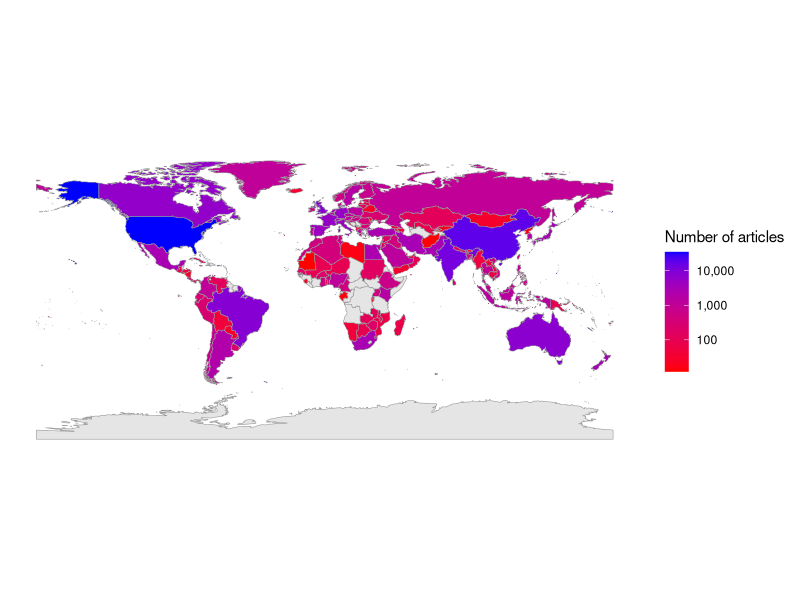

Write R code to recreate this figure.
################################################################################
#                                                                              #
#   World map of the number of articles per country                            #
#   (figures/world_map_publications.png)                                       #
#                                                                              #
#   Article counts per country are taken from the Scopus search results.       #
#                                                                              #
################################################################################

library(sf)
library(dplyr)
library(ggplot2)
library(rnaturalearth)

# -----------------------------
# 1. Create dataframe
# -----------------------------

data <- tribble(
  ~country, ~articles,
  "United States", 34860,
  "China", 18118,
  "India", 11846,
  "United Kingdom", 8492,
  "Brazil", 8370,
  "Australia", 7159,
  "Canada", 6068,
  "France", 5315,
  "Germany", 5079,
  "Italy", 4697,
  "Spain", 4424,
  "Japan", 3368,
  "New Zealand", 3291,
  "Iran", 3017,
  "Pakistan", 2902,
  "Mexico", 2879,
  "South Africa", 2857,
  "Turkey", 2642,
  "Netherlands", 2600,
  "Egypt", 2502,
  "Switzerland", 2469,
  "Argentina", 2070,
  "Belgium", 1966,
  "South Korea", 1814,
  "Kenya", 1645,
  "Sweden", 1632,
  "Indonesia", 1511,
  "Czech Republic", 1505,
  "Poland",1387,
  "Greece",1370,
  "Israel",1351,
  "Saudi Arabia",1280,
  "Nigeria",1234,
  "Denmark",1135,
  "Colombia",1099,
  "Malaysia",1077,
  "Russian Federation",1047,
  "Austria",954,
  "Thailand",952,
  "Portugal",911,
  "Hungary",879,
  "Philippines",827,
  "Chile",771,
  "Taiwan",768,
  "Finland",745,
  "Ethiopia",640,
  "Norway",602,
  "Benin",558,
  "Viet Nam",545,
  "Tunisia",545,
  "Ghana",538,
  "Bangladesh",529,
  "Tanzania",517,
  "Morocco",493,
  "Serbia",455,
  "Uganda",450,
  "Iraq",424,
  "Cameroon",420,
  "Ireland",419,
  "Algeria",395,
  "Romania",380,
  "Bulgaria",363,
  "Slovenia",342,
  "Ecuador",314,
  "Croatia",314,
  "Slovakia",304,
  "Peru",288,
  "Costa Rica",268,
  "Ukraine",264,
  "Sri Lanka",234,
  "Uruguay",228,
  "Burkina Faso",213,
  "Zimbabwe",210,
  "Senegal",210,
  "Syrian Arab Republic",182,
  "Nepal",167,
  "Sudan",161,
  "Estonia",156,
  "Jordan",148,
  "Lithuania",145,
  "Cote d'Ivoire",144,
  "Venezuela",137,
  "Singapore",135,
  "Panama",133,
  "Cuba",132,
  "Kazakhstan",130,
  "Zambia",124,
  "Malawi",121,
  "Puerto Rico",114,
  "Trinidad and Tobago",104,
  "United Arab Emirates",97,
  "Hong Kong",96,
  "Oman",95,
  "Niger",95,
  "Mali",94,
  "Lebanon",93,
  "Rwanda",90,
  "Papua New Guinea",89,
  "Botswana",89,
  "Cyprus",86,
  "Uzbekistan",84,
  "Latvia",83,
  "Madagascar",72,
  "Togo",70,
  "Georgia",70,
  "Mozambique",69,
  "Guatemala",64,
  "Cambodia",57,
  "Myanmar",56,
  "Honduras",55,
  "Democratic Republic Congo",52,
  "Qatar",47,
  "Palestine",46,
  "Laos",45,
  "Luxembourg",44,
  "Bolivia",44,
  "Türkiye",43,
  "Guam",43,
  "Namibia",42,
  "Fiji",42,
  "Azerbaijan",39,
  "Bosnia and Herzegovina",38,
  "Swaziland",37,
  "Jamaica",35,
  "Albania",35,
  "Mauritius",34,
  "Iceland",34,
  "Congo",34,
  "Yemen",32,
  "Armenia",32,
  "Paraguay",30,
  "Mongolia",29,
  "Kuwait",29,
  "North Macedonia",28,
  "Belarus",28,
  "New Caledonia",27,
  "Nicaragua",25,
  "Burundi",23,
  "Dominican Republic",22,
  "Bhutan",21,
  "Sierra Leone",20,
  "Reunion", 20,
  "Kyrgyzstan", 20,
  "El Salvador", 19,
  "North Korea", 18,
  "Moldova", 18,
  "French Polynesia", 17,
  "Guadeloupe", 17,
  "Solomon Islands", 16,
  "Libya", 16,
  "Martinique", 15,
  "Gabon", 14,
  "Montenegro", 13,
  "Gambia", 13,
  "Afghanistan", 13,
  "Samoa", 12,
  "Mauritania", 12,
  "Brunei Darussalam", 12
)

# -----------------------------
# 2. Harmonize country names
# -----------------------------

data <- data %>%
  mutate(country = recode(country,
                          "United States" = "United States of America",
                          "Russian Federation" = "Russia",
                          "Viet Nam" = "Vietnam",
                          "Syrian Arab Republic" = "Syria",
                          "Cote d'Ivoire" = "Côte d'Ivoire",
                          "Brunei Darussalam" = "Brunei",
                          "Swaziland" = "eSwatini",
                          "Türkiye" = "Turkey",
                          "Democratic Republic Congo" = "Dem. Rep. Congo",
                          "Bosnia and Herzegovina" = "Bosnia and Herz.",
                          "Czech Republic" = "Czechia",
                          "Dominican Republic" = "Dominican Rep.",
                          "French Polynesia" = "Fr. Polynesia",
                          "Solomon Islands" = "Solomon Is.",
                          "Guadeloupe" = "France",
                          "Martinique" = "France",
                          "Reunion" = "France"
  ))

# Because multiple rows may now map to the same sovereign country (e.g., France + Guadeloupe + Reunion), aggregate first:
data <- data %>%
  group_by(country) %>%
  summarise(articles = sum(articles), .groups = "drop")

# -----------------------------
# 3. Load world map
# -----------------------------

world <- ne_countries(scale = "medium", returnclass = "sf")

# countries in the data without a match on the map (should be empty)
setdiff(data$country, world$name)

# -----------------------------
# 4. Join data
# -----------------------------

map_data <- world %>%
  left_join(data, by = c("sovereignt" = "country"))

# -----------------------------
# 5. Plot
# -----------------------------

plt <- ggplot(map_data) +
  geom_sf(aes(fill = articles), color = "grey60", size = 0.1) +
  scale_fill_gradient(
    trans = "log10",
    breaks = c(100, 1000, 10000),
    labels = c("100", "1,000", "10,000"),
    low = "red",
    high = "blue",
    na.value = "grey90",
    name = "Number of articles"
  ) +
  theme_minimal() +
  theme(
    panel.grid = element_blank(),                     # Removes standard gridlines
    panel.grid.major = element_line(color = "transparent") # Removes sf/map graticule lines
  )


ggsave("../figures/world_map_publications.png", plt, width = 10, height = 8, dpi = 300)
